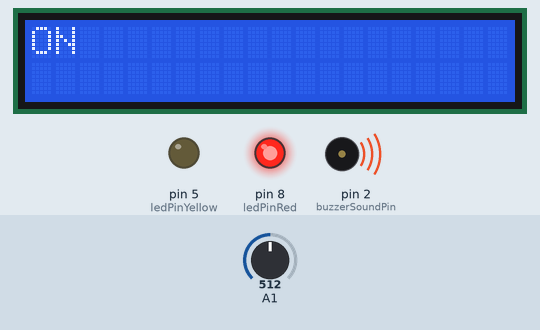
Simulated run of this sketch. Board: Arduino Uno, built with avr-gcc and run on an emulated ATmega328P. Parts: 20×2 character LCD, output pins drawn as LEDs (lit = HIGH), buzzer (waves = sounding). The test bench sets the inputs (shaded band); at power-on: A1 = 512. What the sketch prints to the serial monitor is not drawn.

Above: at 1.2 s.
1.3 s: A1 set to 107
2.8 s: A1 set to 91
At 3.7 s:
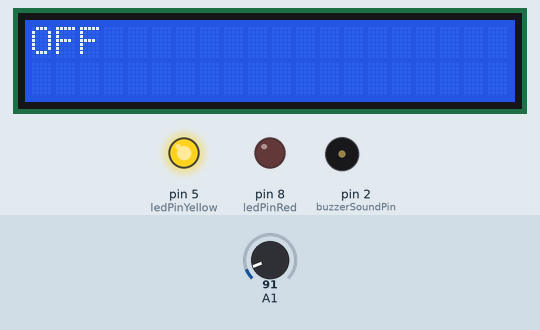
4.3 s: A1 set to 189
5.8 s: A1 set to 211
At 5.81 s:
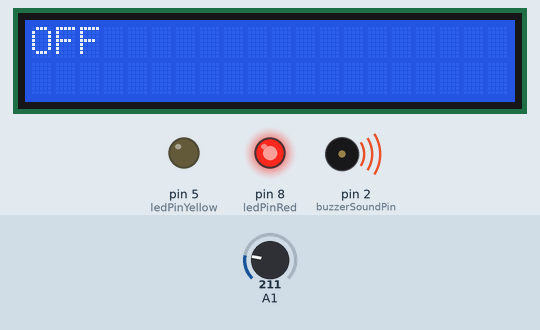
7.3 s: A1 set to 90
At 7.37 s:
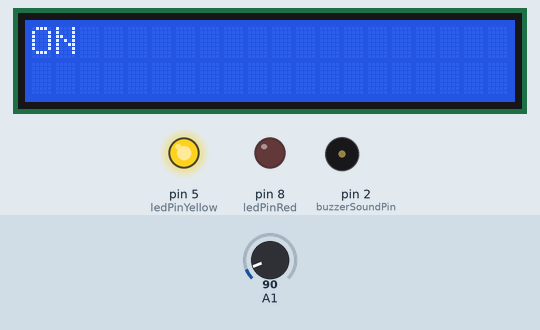
8.9 s: A1 set to 210
At 10.2 s:
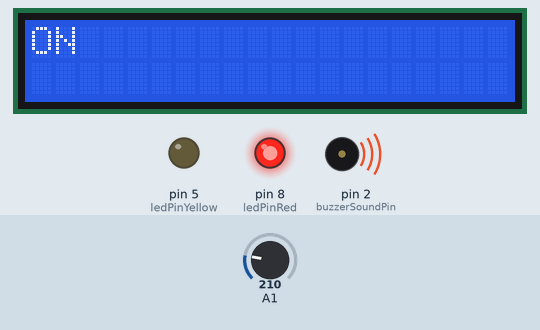
Timing chart, 0 to 11.9 s (numbered marks = the images above; inputs shaded):
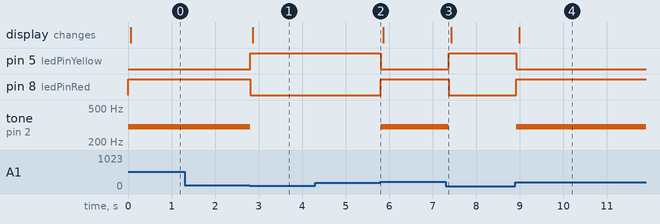

The sketch:

1detecteur_luminosit_.ino
```cpp
#include <LiquidCrystal.h>
LiquidCrystal lcd (7, 9, 10, 11, 12, 13);
// RS, E, D4, D5, D6, D7


// (change according to the density of light)

int sensorValue; // Variable pour stocker la valeur lue par le capteur(photoresistance)

int buzzerSoundPin = 2;

const int ledPinRed = 8;

const int ledPinYellow = 5;       // Pin pour la LED intégrée


void setup() {

  Serial.begin(9600);

  //pinMode(buzzerSoundPin, OUTPUT);
  pinMode(ledPinRed, OUTPUT);   // Définir la LED comme sortie ET la led S'ALLUMERA LORSQUE TU BRANCHE L'arduino c'est pour savoir si la led fonctionne
  //digitalWrite(ledPin, HIGH);// Allumer la LED pendant la calibration
  pinMode(ledPinYellow, OUTPUT);
}


void loop() {


  sensorValue = analogRead(A1);  // Lire la valeur du capteur

  if (sensorValue < 100) {  // IF THERE IS NO LIGHT(IF THE BRIGHTNESS OF THE LIGH IS UNDER 100)
    digitalWrite(ledPinYellow, HIGH); // THE LED TURN ON
    digitalWrite(ledPinRed, LOW);
    noTone(buzzerSoundPin); // NO BUZZER SOUND

    lcd.begin(20, 2);
    lcd.print("OFF");
  }

  if (sensorValue > 200)
  {   // IF THERE IS A LIGHT (ABOVE 200 OF BRIGHTNESS)
    digitalWrite(ledPinRed, HIGH);
    digitalWrite(ledPinYellow, LOW);

    tone(2, 300);  // Jouer une tonalité sur le pin 2 avec la fréquence calculée

    lcd.begin(20, 2);
    lcd.print("ON");
  }

  Serial.println(sensorValue);


  delay(5);  // Petite pause pour stabiliser le son
}
```

Measured:
- the behaviour switches between 100 and 99 on A1 (found by bisection; images 0 and 1)
- the behaviour switches between 200 and 201 on A1 (found by bisection; images 1 and 2)
- after the input at 1.3 s, every drawn part: stays the same
- after the input at 2.8 s, pin 5 (ledPinYellow): LOW → HIGH at once; pin 8 (ledPinRed): HIGH → LOW at once; tone on pin 2 (buzzerSoundPin): 300 Hz → silent at once; the display: changes after 0.07 s (image 1)
- after the input at 4.3 s, every drawn part: stays the same
- after the input at 5.8 s, pin 5 (ledPinYellow): HIGH → LOW at once; pin 8 (ledPinRed): LOW → HIGH at once; tone on pin 2 (buzzerSoundPin): silent → 300 Hz at once
- after the input at 7.3 s, pin 5 (ledPinYellow): LOW → HIGH after 0.06 s; pin 8 (ledPinRed): HIGH → LOW after 0.06 s; tone on pin 2 (buzzerSoundPin): 300 Hz → silent after 0.06 s
- after the input at 8.9 s, pin 5 (ledPinYellow): HIGH → LOW at once; pin 8 (ledPinRed): LOW → HIGH at once; tone on pin 2 (buzzerSoundPin): silent → 300 Hz at once; the display: changes after 0.09 s (image 4)
